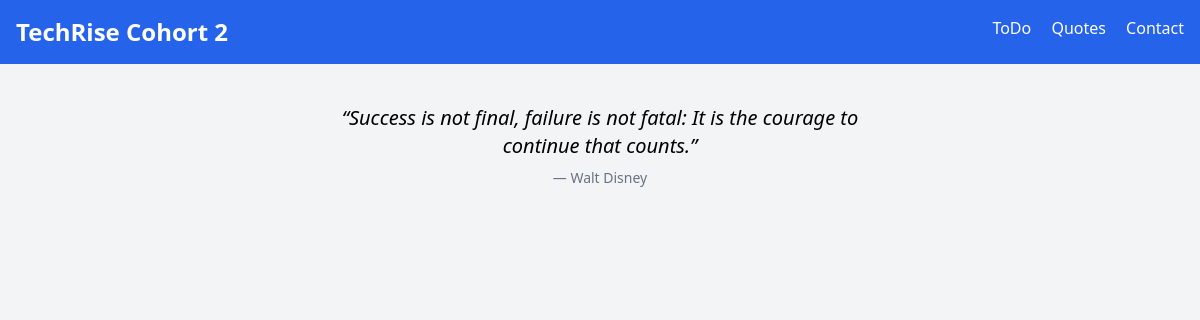
Page /quotes/ on the committed database.
### quotes/models.py (models this page shows, shortened)
class Quote(models.Model):
    text = models.TextField()
    author = models.CharField(max_length=100)

### quotes/views.py (the view)
# urls.py: path('', views.quote_list, name='quote_view'),
def quote_list(request):
    quotes = Quote.objects.all()
    if quotes:
       quote = random.choice(quotes)
    else:
        quote = None
    return render(request, 'quotes/quotes_list.html', {'quote': quote})

### quotes/templates/quotes/quotes_list.html
{% extends 'base.html' %}
{% block content %}
  <div class="p-4 max-w-xl mx-auto text-center">
    {% if quote %}
      <blockquote class="italic text-xl">“{{ quote.text }}”</blockquote>
      <p class="mt-2 text-sm text-gray-500">— {{ quote.author }}</p>
    {% else %}
      <p>No quotes available.</p>
    {% endif %}
  </div>
{% endblock %}

### rows in the picture
Quote: text "Success is not final, failure is not fatal: It is the courage to continue that counts.", author "Walt Disney"
